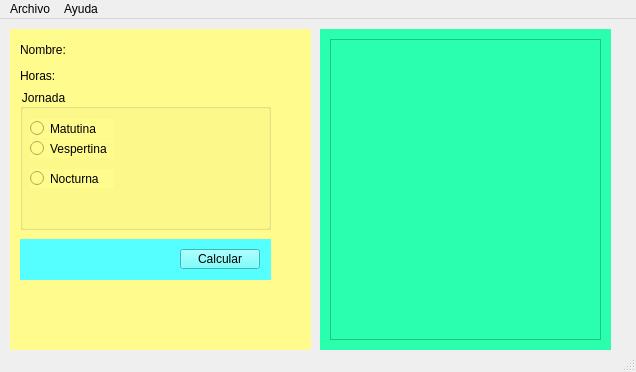
<?xml version="1.0" encoding="UTF-8"?>
<ui version="4.0">
 <class>Salarios</class>
 <widget class="QMainWindow" name="Salarios">
  <property name="geometry">
   <rect>
    <x>0</x>
    <y>0</y>
    <width>636</width>
    <height>372</height>
   </rect>
  </property>
  <property name="windowTitle">
   <string>Salarios</string>
  </property>
  <widget class="QWidget" name="centralwidget">
   <widget class="QWidget" name="widget" native="true">
    <property name="geometry">
     <rect>
      <x>10</x>
      <y>10</y>
      <width>301</width>
      <height>321</height>
     </rect>
    </property>
    <property name="styleSheet">
     <string notr="true">background-color: rgb(255, 251, 140);</string>
    </property>
    <widget class="QLabel" name="label">
     <property name="geometry">
      <rect>
       <x>10</x>
       <y>10</y>
       <width>51</width>
       <height>21</height>
      </rect>
     </property>
     <property name="text">
      <string>Nombre:</string>
     </property>
    </widget>
    <widget class="QLabel" name="label_2">
     <property name="geometry">
      <rect>
       <x>10</x>
       <y>40</y>
       <width>47</width>
       <height>13</height>
      </rect>
     </property>
     <property name="text">
      <string>Horas:</string>
     </property>
    </widget>
    <widget class="QGroupBox" name="groupBox">
     <property name="geometry">
      <rect>
       <x>10</x>
       <y>60</y>
       <width>251</width>
       <height>141</height>
      </rect>
     </property>
     <property name="title">
      <string>Jornada</string>
     </property>
     <widget class="QRadioButton" name="radioButton">
      <property name="geometry">
       <rect>
        <x>10</x>
        <y>30</y>
        <width>84</width>
        <height>19</height>
       </rect>
      </property>
      <property name="text">
       <string>Matutina</string>
      </property>
     </widget>
     <widget class="QRadioButton" name="radioButton_2">
      <property name="geometry">
       <rect>
        <x>10</x>
        <y>50</y>
        <width>84</width>
        <height>19</height>
       </rect>
      </property>
      <property name="text">
       <string>Vespertina</string>
      </property>
     </widget>
     <widget class="QRadioButton" name="radioButton_3">
      <property name="geometry">
       <rect>
        <x>10</x>
        <y>80</y>
        <width>84</width>
        <height>19</height>
       </rect>
      </property>
      <property name="text">
       <string>Nocturna</string>
      </property>
     </widget>
    </widget>
    <widget class="QWidget" name="widget_3" native="true">
     <property name="geometry">
      <rect>
       <x>10</x>
       <y>210</y>
       <width>251</width>
       <height>41</height>
      </rect>
     </property>
     <property name="styleSheet">
      <string notr="true">background-color: rgb(85, 255, 255);</string>
     </property>
     <widget class="QPushButton" name="pushButton">
      <property name="geometry">
       <rect>
        <x>160</x>
        <y>10</y>
        <width>80</width>
        <height>20</height>
       </rect>
      </property>
      <property name="text">
       <string>Calcular</string>
      </property>
     </widget>
    </widget>
   </widget>
   <widget class="QWidget" name="widget_2" native="true">
    <property name="geometry">
     <rect>
      <x>320</x>
      <y>10</y>
      <width>291</width>
      <height>321</height>
     </rect>
    </property>
    <property name="styleSheet">
     <string notr="true">background-color: rgb(41, 255, 173);</string>
    </property>
    <widget class="QPlainTextEdit" name="plainTextEdit">
     <property name="geometry">
      <rect>
       <x>10</x>
       <y>10</y>
       <width>271</width>
       <height>301</height>
      </rect>
     </property>
    </widget>
   </widget>
  </widget>
  <widget class="QMenuBar" name="menubar">
   <property name="geometry">
    <rect>
     <x>0</x>
     <y>0</y>
     <width>636</width>
     <height>20</height>
    </rect>
   </property>
   <widget class="QMenu" name="menuArchivo">
    <property name="title">
     <string>Archivo</string>
    </property>
    <addaction name="actionNuevo"/>
    <addaction name="actionAbrir"/>
    <addaction name="actionGuardar"/>
    <addaction name="separator"/>
    <addaction name="separator"/>
    <addaction name="actionCalcular"/>
    <addaction name="separator"/>
    <addaction name="separator"/>
    <addaction name="actionSalir"/>
   </widget>
   <widget class="QMenu" name="menuAyusa">
    <property name="title">
     <string>Ayuda</string>
    </property>
    <addaction name="actionAcerca_de_Salarios"/>
   </widget>
   <addaction name="menuArchivo"/>
   <addaction name="menuAyusa"/>
  </widget>
  <widget class="QStatusBar" name="statusbar"/>
  <action name="actionNuevo">
   <property name="text">
    <string>Nuevo</string>
   </property>
  </action>
  <action name="actionAbrir">
   <property name="text">
    <string>Abrir</string>
   </property>
  </action>
  <action name="actionGuardar">
   <property name="text">
    <string>Guardar</string>
   </property>
  </action>
  <action name="actionAcerca_de_Salarios">
   <property name="text">
    <string>Acerca de Salarios</string>
   </property>
  </action>
  <action name="actionCalcular">
   <property name="text">
    <string>Calcular</string>
   </property>
  </action>
  <action name="actionSalir">
   <property name="text">
    <string>Salir</string>
   </property>
  </action>
 </widget>
 <resources/>
 <connections/>
</ui>
